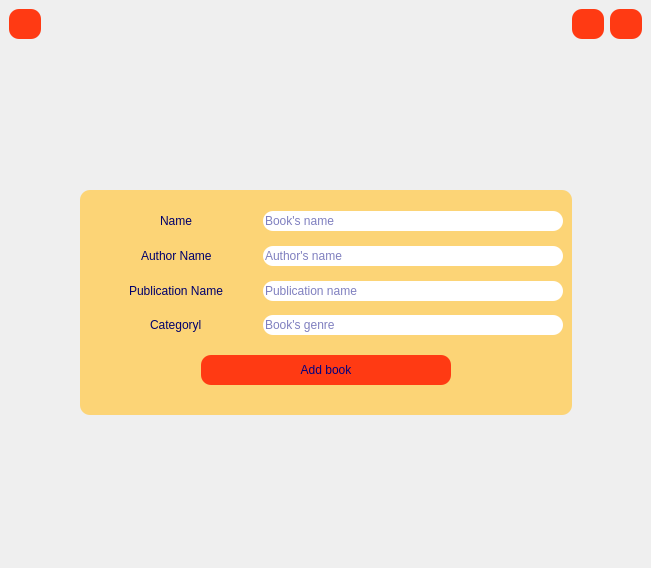
<?xml version="1.0" encoding="UTF-8"?>
<ui version="4.0">
 <class>addform</class>
 <widget class="QMainWindow" name="addform">
  <property name="geometry">
   <rect>
    <x>0</x>
    <y>0</y>
    <width>651</width>
    <height>568</height>
   </rect>
  </property>
  <property name="minimumSize">
   <size>
    <width>651</width>
    <height>568</height>
   </size>
  </property>
  <property name="windowTitle">
   <string>MainWindow</string>
  </property>
  <property name="styleSheet">
   <string notr="true">#addform
{
border-image :  url(:/images/images/2995229_orig.jpg)
}
QPushButton
{
background-color:rgb(255, 58, 19);
border-radius : 10px;
}
QPushButton:hover{
background-color: rgb(249, 255, 198);
}</string>
  </property>
  <widget class="QWidget" name="centralwidget">
   <layout class="QVBoxLayout" name="verticalLayout">
    <item>
     <layout class="QHBoxLayout" name="horizontalLayout">
      <property name="topMargin">
       <number>0</number>
      </property>
      <item>
       <widget class="QPushButton" name="back">
        <property name="minimumSize">
         <size>
          <width>30</width>
          <height>30</height>
         </size>
        </property>
        <property name="cursor">
         <cursorShape>PointingHandCursor</cursorShape>
        </property>
        <property name="toolTip">
         <string>back</string>
        </property>
        <property name="text">
         <string/>
        </property>
        <property name="icon">
         <iconset resource="rec.qrc">
          <normaloff>:/images/images/return.png</normaloff>:/images/images/return.png</iconset>
        </property>
       </widget>
      </item>
      <item>
       <spacer name="horizontalSpacer">
        <property name="orientation">
         <enum>Qt::Horizontal</enum>
        </property>
        <property name="sizeHint" stdset="0">
         <size>
          <width>40</width>
          <height>20</height>
         </size>
        </property>
       </spacer>
      </item>
      <item>
       <widget class="QPushButton" name="pushButton_2">
        <property name="minimumSize">
         <size>
          <width>30</width>
          <height>30</height>
         </size>
        </property>
        <property name="cursor">
         <cursorShape>PointingHandCursor</cursorShape>
        </property>
        <property name="text">
         <string/>
        </property>
        <property name="icon">
         <iconset resource="rec.qrc">
          <normaloff>:/icones/images/786263.png</normaloff>:/icones/images/786263.png</iconset>
        </property>
        <property name="iconSize">
         <size>
          <width>30</width>
          <height>30</height>
         </size>
        </property>
       </widget>
      </item>
      <item>
       <widget class="QPushButton" name="close">
        <property name="minimumSize">
         <size>
          <width>30</width>
          <height>30</height>
         </size>
        </property>
        <property name="cursor">
         <cursorShape>PointingHandCursor</cursorShape>
        </property>
        <property name="toolTip">
         <string>close</string>
        </property>
        <property name="text">
         <string/>
        </property>
        <property name="icon">
         <iconset resource="rec.qrc">
          <normaloff>:/icones/images/delete-sign.png</normaloff>:/icones/images/delete-sign.png</iconset>
        </property>
        <property name="iconSize">
         <size>
          <width>30</width>
          <height>30</height>
         </size>
        </property>
       </widget>
      </item>
     </layout>
    </item>
    <item>
     <spacer name="verticalSpacer_2">
      <property name="orientation">
       <enum>Qt::Vertical</enum>
      </property>
      <property name="sizeHint" stdset="0">
       <size>
        <width>20</width>
        <height>147</height>
       </size>
      </property>
     </spacer>
    </item>
    <item>
     <layout class="QHBoxLayout" name="horizontalLayout_2">
      <property name="topMargin">
       <number>0</number>
      </property>
      <property name="bottomMargin">
       <number>0</number>
      </property>
      <item>
       <spacer name="horizontalSpacer_5">
        <property name="orientation">
         <enum>Qt::Horizontal</enum>
        </property>
        <property name="sizeHint" stdset="0">
         <size>
          <width>40</width>
          <height>20</height>
         </size>
        </property>
       </spacer>
      </item>
      <item>
       <widget class="QWidget" name="v11" native="true">
        <property name="styleSheet">
         <string notr="true">QWidget{
color:rgb(0, 0, 127);
background-color: rgba(255, 205, 88,0.8);
border-radius : 10px;

}
QLineEdit
{
background-color: white;
border-radius : 10px;
}

QPushButton
{
background-color:rgb(255, 58, 19);
border-radius : 10px;
}
QPushButton:hover{
background-color:  rgb(139, 193, 14);
}
QLabel
{
background-color: rgba(255, 205, 88,0);
color:rgb(0, 0, 107);
}
</string>
        </property>
        <layout class="QVBoxLayout" name="verticalLayout_2">
         <property name="spacing">
          <number>0</number>
         </property>
         <property name="topMargin">
          <number>1</number>
         </property>
         <property name="bottomMargin">
          <number>10</number>
         </property>
         <item>
          <spacer name="verticalSpacer_3">
           <property name="orientation">
            <enum>Qt::Vertical</enum>
           </property>
           <property name="sizeHint" stdset="0">
            <size>
             <width>20</width>
             <height>20</height>
            </size>
           </property>
          </spacer>
         </item>
         <item>
          <layout class="QHBoxLayout" name="horizontalLayout_3">
           <property name="topMargin">
            <number>0</number>
           </property>
           <item>
            <spacer name="horizontalSpacer_3">
             <property name="orientation">
              <enum>Qt::Horizontal</enum>
             </property>
             <property name="sizeHint" stdset="0">
              <size>
               <width>40</width>
               <height>20</height>
              </size>
             </property>
            </spacer>
           </item>
           <item>
            <widget class="QLabel" name="label">
             <property name="text">
              <string>Name</string>
             </property>
            </widget>
           </item>
           <item>
            <spacer name="horizontalSpacer_2">
             <property name="orientation">
              <enum>Qt::Horizontal</enum>
             </property>
             <property name="sizeHint" stdset="0">
              <size>
               <width>40</width>
               <height>20</height>
              </size>
             </property>
            </spacer>
           </item>
           <item>
            <widget class="QLineEdit" name="addname">
             <property name="minimumSize">
              <size>
               <width>300</width>
               <height>20</height>
              </size>
             </property>
             <property name="toolTip">
              <string>enter name</string>
             </property>
             <property name="placeholderText">
              <string>Book's name</string>
             </property>
            </widget>
           </item>
          </layout>
         </item>
         <item>
          <spacer name="verticalSpacer_4">
           <property name="orientation">
            <enum>Qt::Vertical</enum>
           </property>
           <property name="sizeHint" stdset="0">
            <size>
             <width>20</width>
             <height>15</height>
            </size>
           </property>
          </spacer>
         </item>
         <item>
          <layout class="QHBoxLayout" name="horizontalLayout_4">
           <property name="topMargin">
            <number>0</number>
           </property>
           <item>
            <spacer name="horizontalSpacer_8">
             <property name="orientation">
              <enum>Qt::Horizontal</enum>
             </property>
             <property name="sizeHint" stdset="0">
              <size>
               <width>40</width>
               <height>20</height>
              </size>
             </property>
            </spacer>
           </item>
           <item>
            <widget class="QLabel" name="label_2">
             <property name="text">
              <string>Author Name</string>
             </property>
            </widget>
           </item>
           <item>
            <spacer name="horizontalSpacer_7">
             <property name="orientation">
              <enum>Qt::Horizontal</enum>
             </property>
             <property name="sizeHint" stdset="0">
              <size>
               <width>40</width>
               <height>20</height>
              </size>
             </property>
            </spacer>
           </item>
           <item>
            <widget class="QLineEdit" name="addauthor">
             <property name="minimumSize">
              <size>
               <width>300</width>
               <height>20</height>
              </size>
             </property>
             <property name="toolTip">
              <string>enter author</string>
             </property>
             <property name="placeholderText">
              <string>Author's name</string>
             </property>
            </widget>
           </item>
          </layout>
         </item>
         <item>
          <spacer name="verticalSpacer_5">
           <property name="orientation">
            <enum>Qt::Vertical</enum>
           </property>
           <property name="sizeHint" stdset="0">
            <size>
             <width>20</width>
             <height>15</height>
            </size>
           </property>
          </spacer>
         </item>
         <item>
          <layout class="QHBoxLayout" name="horizontalLayout_5">
           <property name="topMargin">
            <number>0</number>
           </property>
           <item>
            <spacer name="horizontalSpacer_9">
             <property name="orientation">
              <enum>Qt::Horizontal</enum>
             </property>
             <property name="sizeHint" stdset="0">
              <size>
               <width>40</width>
               <height>20</height>
              </size>
             </property>
            </spacer>
           </item>
           <item>
            <widget class="QLabel" name="label_3">
             <property name="text">
              <string>Publication Name</string>
             </property>
            </widget>
           </item>
           <item>
            <spacer name="horizontalSpacer_4">
             <property name="orientation">
              <enum>Qt::Horizontal</enum>
             </property>
             <property name="sizeHint" stdset="0">
              <size>
               <width>40</width>
               <height>20</height>
              </size>
             </property>
            </spacer>
           </item>
           <item>
            <widget class="QLineEdit" name="addpublisher">
             <property name="minimumSize">
              <size>
               <width>300</width>
               <height>20</height>
              </size>
             </property>
             <property name="toolTip">
              <string>enter pub</string>
             </property>
             <property name="placeholderText">
              <string>Publication name</string>
             </property>
            </widget>
           </item>
          </layout>
         </item>
         <item>
          <spacer name="verticalSpacer_6">
           <property name="orientation">
            <enum>Qt::Vertical</enum>
           </property>
           <property name="sizeHint" stdset="0">
            <size>
             <width>20</width>
             <height>15</height>
            </size>
           </property>
          </spacer>
         </item>
         <item>
          <layout class="QHBoxLayout" name="horizontalLayout_8">
           <property name="topMargin">
            <number>0</number>
           </property>
           <item>
            <spacer name="horizontalSpacer_13">
             <property name="orientation">
              <enum>Qt::Horizontal</enum>
             </property>
             <property name="sizeHint" stdset="0">
              <size>
               <width>40</width>
               <height>20</height>
              </size>
             </property>
            </spacer>
           </item>
           <item>
            <widget class="QLabel" name="label_4">
             <property name="text">
              <string>Categoryl</string>
             </property>
            </widget>
           </item>
           <item>
            <spacer name="horizontalSpacer_12">
             <property name="orientation">
              <enum>Qt::Horizontal</enum>
             </property>
             <property name="sizeHint" stdset="0">
              <size>
               <width>40</width>
               <height>20</height>
              </size>
             </property>
            </spacer>
           </item>
           <item>
            <widget class="QLineEdit" name="addcat">
             <property name="minimumSize">
              <size>
               <width>300</width>
               <height>20</height>
              </size>
             </property>
             <property name="toolTip">
              <string>enter category</string>
             </property>
             <property name="placeholderText">
              <string>Book's genre</string>
             </property>
            </widget>
           </item>
          </layout>
         </item>
         <item>
          <spacer name="verticalSpacer_8">
           <property name="orientation">
            <enum>Qt::Vertical</enum>
           </property>
           <property name="sizeHint" stdset="0">
            <size>
             <width>20</width>
             <height>20</height>
            </size>
           </property>
          </spacer>
         </item>
         <item>
          <layout class="QHBoxLayout" name="horizontalLayout_6">
           <property name="topMargin">
            <number>0</number>
           </property>
           <item>
            <spacer name="horizontalSpacer_10">
             <property name="orientation">
              <enum>Qt::Horizontal</enum>
             </property>
             <property name="sizeHint" stdset="0">
              <size>
               <width>40</width>
               <height>20</height>
              </size>
             </property>
            </spacer>
           </item>
           <item>
            <widget class="QPushButton" name="add">
             <property name="minimumSize">
              <size>
               <width>250</width>
               <height>30</height>
              </size>
             </property>
             <property name="cursor">
              <cursorShape>PointingHandCursor</cursorShape>
             </property>
             <property name="toolTip">
              <string>add</string>
             </property>
             <property name="text">
              <string>Add book</string>
             </property>
            </widget>
           </item>
           <item>
            <spacer name="horizontalSpacer_11">
             <property name="orientation">
              <enum>Qt::Horizontal</enum>
             </property>
             <property name="sizeHint" stdset="0">
              <size>
               <width>40</width>
               <height>20</height>
              </size>
             </property>
            </spacer>
           </item>
          </layout>
         </item>
         <item>
          <spacer name="verticalSpacer_7">
           <property name="orientation">
            <enum>Qt::Vertical</enum>
           </property>
           <property name="sizeHint" stdset="0">
            <size>
             <width>20</width>
             <height>20</height>
            </size>
           </property>
          </spacer>
         </item>
        </layout>
       </widget>
      </item>
      <item>
       <spacer name="horizontalSpacer_6">
        <property name="orientation">
         <enum>Qt::Horizontal</enum>
        </property>
        <property name="sizeHint" stdset="0">
         <size>
          <width>40</width>
          <height>20</height>
         </size>
        </property>
       </spacer>
      </item>
     </layout>
    </item>
    <item>
     <spacer name="verticalSpacer">
      <property name="orientation">
       <enum>Qt::Vertical</enum>
      </property>
      <property name="sizeHint" stdset="0">
       <size>
        <width>20</width>
        <height>146</height>
       </size>
      </property>
     </spacer>
    </item>
   </layout>
  </widget>
 </widget>
 <resources>
  <include location="rec.qrc"/>
 </resources>
 <connections>
  <connection>
   <sender>close</sender>
   <signal>clicked()</signal>
   <receiver>addform</receiver>
   <slot>close()</slot>
   <hints>
    <hint type="sourcelabel">
     <x>625</x>
     <y>25</y>
    </hint>
    <hint type="destinationlabel">
     <x>634</x>
     <y>62</y>
    </hint>
   </hints>
  </connection>
  <connection>
   <sender>pushButton_2</sender>
   <signal>clicked()</signal>
   <receiver>addform</receiver>
   <slot>showMinimized()</slot>
   <hints>
    <hint type="sourcelabel">
     <x>582</x>
     <y>29</y>
    </hint>
    <hint type="destinationlabel">
     <x>582</x>
     <y>63</y>
    </hint>
   </hints>
  </connection>
 </connections>
</ui>
